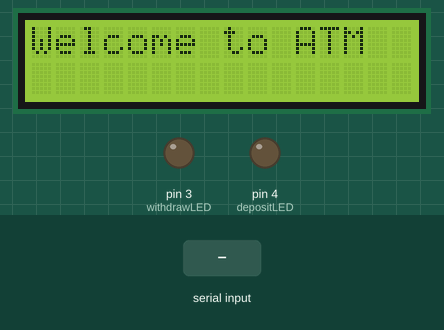
The sketch below on a simulated Arduino Uno, built with avr-gcc and run on an emulated ATmega328P. On the bench: 16×2 character LCD, output pins drawn as LEDs (lit = HIGH). The test bench sets the inputs (shaded band). What the sketch prints to the serial monitor is not drawn.

Above: at 1.2 s.
1.3 s: "withdraw:\n" received over Serial
At 6.7 s:
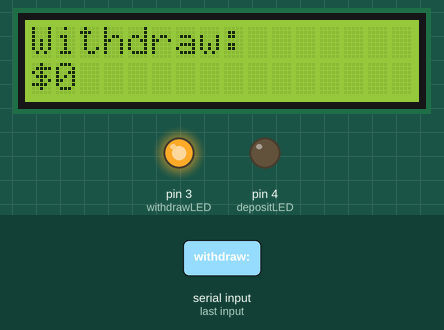
7.0 s: "deposit:\n" received over Serial
At 11.5 s:
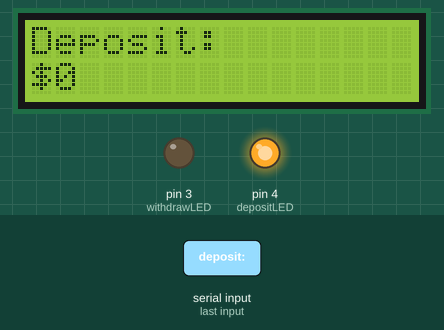
12.4 s: "withdraw:90\n" received over Serial
At 19.2 s:
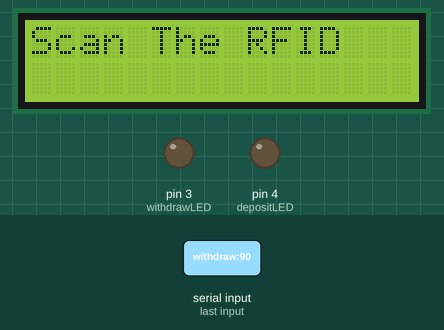
Timing chart, 0 to 20.7 s (numbered marks = the images above; inputs shaded):
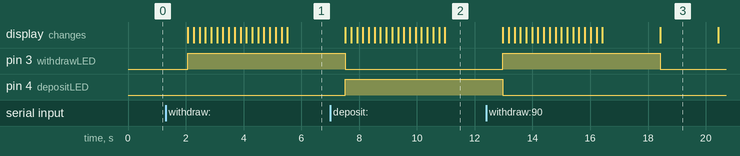

Measured:
- after the input at 1.3 s, pin 3 (withdrawLED): LOW → HIGH after 0.77 s; the display: first changes after 0.77 s (image 1 shows a later state)
- after the input at 7.0 s, pin 4 (depositLED): LOW → HIGH after 0.52 s; the display: first changes after 0.52 s (image 2 shows a later state)
- after the input at 12.4 s, pin 3 (withdrawLED): LOW → HIGH after 0.57 s, → LOW 5.5 s later; the display: first changes after 0.57 s (image 3 shows a later state)

The sketch:

ArduinoSketch.ino
```cpp
#include <Arduino.h>
#include <LiquidCrystal.h>

// LCD Configuration (1602A without I2C)
LiquidCrystal lcd(7, 8, 9, 10, 11, 12); // RS, E, D4, D5, D6, D7

// LED Pins
const int withdrawLED = 3;
const int depositLED = 4;

void setup() {
    Serial.begin(9600);

    pinMode(withdrawLED, OUTPUT);
    pinMode(depositLED, OUTPUT);

    lcd.begin(16, 2);  // 16 columns, 2 rows
}

// Function to display an animated welcome message
void animatedWelcomeMessage() {
    const String messages[] = {
        "Welcome to ATM",
        "Scan The RFID",
        "Secure Banking"
    };

    static int index = 0;
    lcd.clear();
    lcd.setCursor(0, 0);
    lcd.print(messages[index]);
    index = (index + 1) % 3; // Cycle through messages
    delay(2000); // Change message every second
}

// Function to scroll cash animation from left to right (Deposit)
void scrollDepositAnimation() {
    for (int i = 0; i <= 16; i++) {
        lcd.clear();
        lcd.setCursor(i, 0);
        lcd.print("|$|");
        delay(200);
    }
}

// Function to scroll cash animation from right to left (Withdraw)
void scrollWithdrawAnimation() {
    for (int i = 16; i >= 0; i--) {
        lcd.clear();
        lcd.setCursor(i, 0);
        lcd.print("|$|");
        delay(200);
    }
}

// Function to display transaction on two lines, then reset
void displayTransaction(String type, long amount) {
    lcd.clear();
    lcd.setCursor(0, 0);
    lcd.print(type);

    lcd.setCursor(0, 1);
    lcd.print("$");
    lcd.print(amount);

    delay(2000);
}

// Main Loop
void loop() {
    if (Serial.available() > 0) {
        String command = Serial.readStringUntil('\n');
        command.trim();

        if (command.startsWith("withdraw:")) {
            long amount = command.substring(9).toInt();
            Serial.print("Processing withdrawal of $");
            Serial.println(amount);

            digitalWrite(withdrawLED, HIGH);
            scrollWithdrawAnimation();
            displayTransaction("Withdraw:", amount);
            digitalWrite(withdrawLED, LOW);

            Serial.println("withdraw_complete");
        }
        else if (command.startsWith("deposit:")) {
            long amount = command.substring(8).toInt();
            Serial.print("Processing deposit of $");
            Serial.println(amount);

            digitalWrite(depositLED, HIGH);
            scrollDepositAnimation();
            displayTransaction("Deposit:", amount);
            digitalWrite(depositLED, LOW);

            Serial.println("deposit_complete");
        }
    }
    else {
        animatedWelcomeMessage(); // Display animated idle message
    }
}
```
